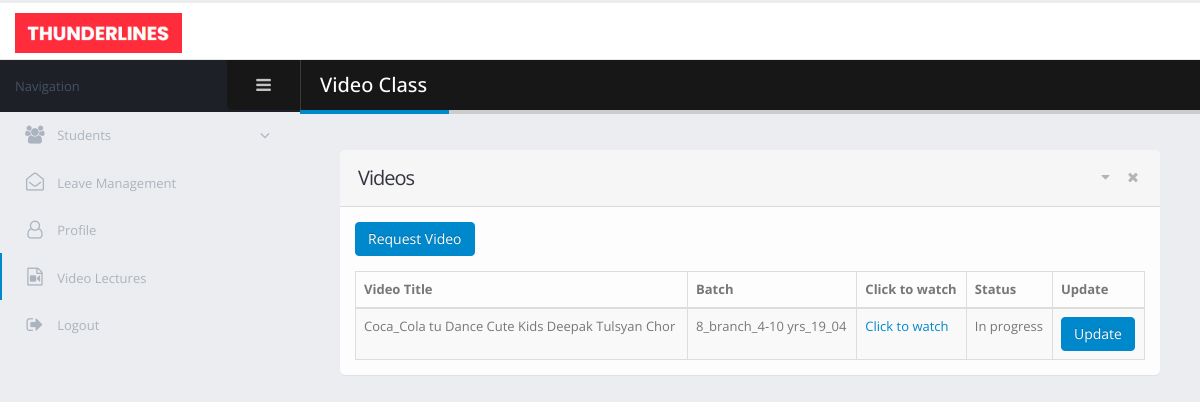
The app's page /choreographer/video_lectures.php (signed in) with its own data.
### tables this page shows
CREATE TABLE `video_class` (
  `video_id` int(11) NOT NULL,
  `video_title` varchar(50) NOT NULL,
  `video_location` text NOT NULL,
  `schedule_id` int(11) NOT NULL,
  `video_status` int(11) NOT NULL
);

CREATE TABLE `batch` (
  `batch_id` int(11) NOT NULL,
  `batch_name` varchar(40) NOT NULL,
  `batch_age_grp` varchar(35) NOT NULL,
  `branch_id` int(11) NOT NULL,
  `choreographer_id` int(11) DEFAULT 0
);

### choreographer/video_lectures.php (the view, shortened to what this page needs)
<!doctype html>
<html class="fixed">
<head>
    <link rel="stylesheet" href="../admin/assets/vendor/bootstrap/css/bootstrap.css" />
    <link rel="stylesheet" href="../admin/assets/vendor/font-awesome/css/font-awesome.css" />
    <link rel="stylesheet" href="../admin/assets/vendor/magnific-popup/magnific-popup.css" />
    <link rel="stylesheet" href="../admin/assets/vendor/bootstrap-datepicker/css/bootstrap-datepicker3.css" />
    <link rel="stylesheet" href="../admin/assets/vendor/jquery-ui/jquery-ui.css" />
    <link rel="stylesheet" href="../admin/assets/vendor/jquery-ui/jquery-ui.theme.css" />
    <link rel="stylesheet" href="../admin/assets/vendor/bootstrap-multiselect/bootstrap-multiselect.css" />
    <link rel="stylesheet" href="../admin/assets/vendor/morris.js/morris.css" />
    <link rel="stylesheet" href="../admin/assets/stylesheets/theme.css" />
    <link rel="stylesheet" href="../admin/assets/stylesheets/skins/default.css" />
    <link rel="stylesheet" href="../admin/assets/stylesheets/theme-custom.css">
</head>
<body>
<section class="body">
    <header class="header">
        <div class="logo-container">
            <a href="homepage.php" class="logo">
                <img src="../admin/assets/images/new_logo.png" alt="Porto Admin" height="40"/>
            </a>
        </div>
    </header>
    <div class="inner-wrapper">
        <aside id="sidebar-left" class="sidebar-left">
            <div class="sidebar-header">
                <div class="sidebar-title">
                    Navigation
                </div>
                <div class="sidebar-toggle hidden-xs" data-toggle-class="sidebar-left-collapsed" data-target="html" data-fire-event="sidebar-left-toggle">
                    <i class="fa fa-bars" aria-label="Toggle sidebar"></i>
                </div>
            </div>
            <div class="nano">
                <div class="nano-content">
                    <nav id="menu" class="nav-main" role="navigation">
                        <ul class="nav nav-main ">
                            <li class="nav-parent">
                                <a href="#">
                                    <i class="fa fa-users" aria-hidden="true"></i>
                                    <span>Students</span>
                                </a>
                            </li>
                            <li>
                                <a href="leaves.php">
                                    <i class="fa fa-envelope-open-o" aria-hidden="true"></i>
                                    <span>Leave Management</span>
                                </a>
                            </li>
                            <li>
                                <a href="choreographer_details.php">
                                    <i class="fa fa-user-o" aria-hidden="true"></i>
                                    <span>Profile</span>
                                </a>
                            </li>
                            <li class="nav nav-active">
                                <a href="video_lectures.php">
                                    <i class="fa fa-file-video-o" aria-hidden="true"></i>
                                    <span>Video Lectures</span>
                                </a>
                            </li>
                            <li>
                                <a href="../login.html">
                                    <i class="fa fa-sign-out" aria-hidden="true"></i>
                                    <span>Logout</span>
                                </a>
                            </li>
                        </ul>
                    </nav>
                </div>
            </div>
        </aside>
        <section role="main" class="content-body">
            <header class="page-header">
                <h2>Video Class</h2>
            </header>
            <section class="panel">
                <header class="panel-heading">
                    <div class="panel-actions">
                        <a href="#" class="panel-action panel-action-toggle" data-panel-toggle></a>
                        <a href="#" class="panel-action panel-action-dismiss" data-panel-dismiss></a>
                    </div>
                    <h2 class="panel-title">Videos</h2>
                </header>
                <div class="panel-body">
                    <div class="row">
                        <div class="col-sm-6">
                            <div class="mb-md">
                                <a href="video_request.php">
                                    <button id="reqvideobtn" class="btn btn-primary">Request Video</button>
                                </a>
                            </div>
                        </div>
                    </div>
                    <table class="table table-bordered table-striped mb-none" id="tester_table">
                        <thead>
                        <tr>
                            <th>Video Title</th>
                            <th>Batch</th>
                            <th>Click to watch</th>
                            <th>Status</th>
                            <th>Update</th>
                        </tr>
                        </thead>
                        <tbody>
                        <?php
                        $server_name = "localhost";
                        $user_name = "root";
                        $password = "";
                        $database = "dance-academy";
                        $conn = new mysqli($server_name, $user_name, $password, $database);
                        $choreo_mail = $_SESSION['choreo_mail'];
                        $sel_choreo_id = "select choreographer_id from choreographer where email='$choreo_mail'";
                        $res_choreo_id = $conn->query($sel_choreo_id);
                        $row_choreo_id = $res_choreo_id->fetch_array();
                        $video_sel = "select video_id, video_title, video_location, schedule_id, video_status from video_class where schedule_id IN(SELECT schedule_id from schedule where batch_id in(select batch_id from choreographer where choreographer_id='$row_choreo_id[0]'))";
                        $res = $conn->query($video_sel);
                        while ($row = $res->fetch_array())
                        {
                            echo "<tr>";
                            echo "<td>$row[1]</td>";
                            $batch_sel = "select batch_name from batch where batch_id in (select batch_id from schedule where schedule_id='$row[3]')";
                            $batch_res = mysqli_query($conn, $batch_sel);
                            while ($row_batch = $batch_res->fetch_array())
                            {
                                echo "<td>$row_batch[0]</td>";
                            }
                            echo  "<td><a href='http://localhost/dance-academy/admin/$row[2]' target='_blank'>Click to watch</a></td>";
                            if ($row[4]==0)
                            {
                                echo "<td>Completed</td>";
                            }
                            else if($row[4]==1)
                            {
                                echo "<td>In progress</td>";
                            }
                            echo "<td><a href='update_video_req.php?vid=$row[0]'><button class='btn btn-primary'>Update</button></a></td>";
                        }
                        ?>
                        </tbody>
                    </table>
                </div>
            </section>
        </section>
    </div>
</section>
</body>
</html>

### admin/assets/stylesheets/skins/default.css (style rules this page uses)
a, .btn-link { color: #0088cc; }
body .btn-primary { color: #ffffff; text-shadow: 0 -1px 0 rgba(0, 0, 0, 0.25); background-color: #0088cc; border-color: #0088cc; }
.page-header h2 { border-bottom-color: #0088cc; }
ul.nav-main > li.nav-active > a { box-shadow: 2px 0 0 #0088cc inset; }

### records on screen
video_class: video_title "Coca_Cola tu Dance Cute Kids Deepak Tulsyan Chor", video_status "In progress"
batch: batch_name "8_branch_4-10 yrs_19_04"
